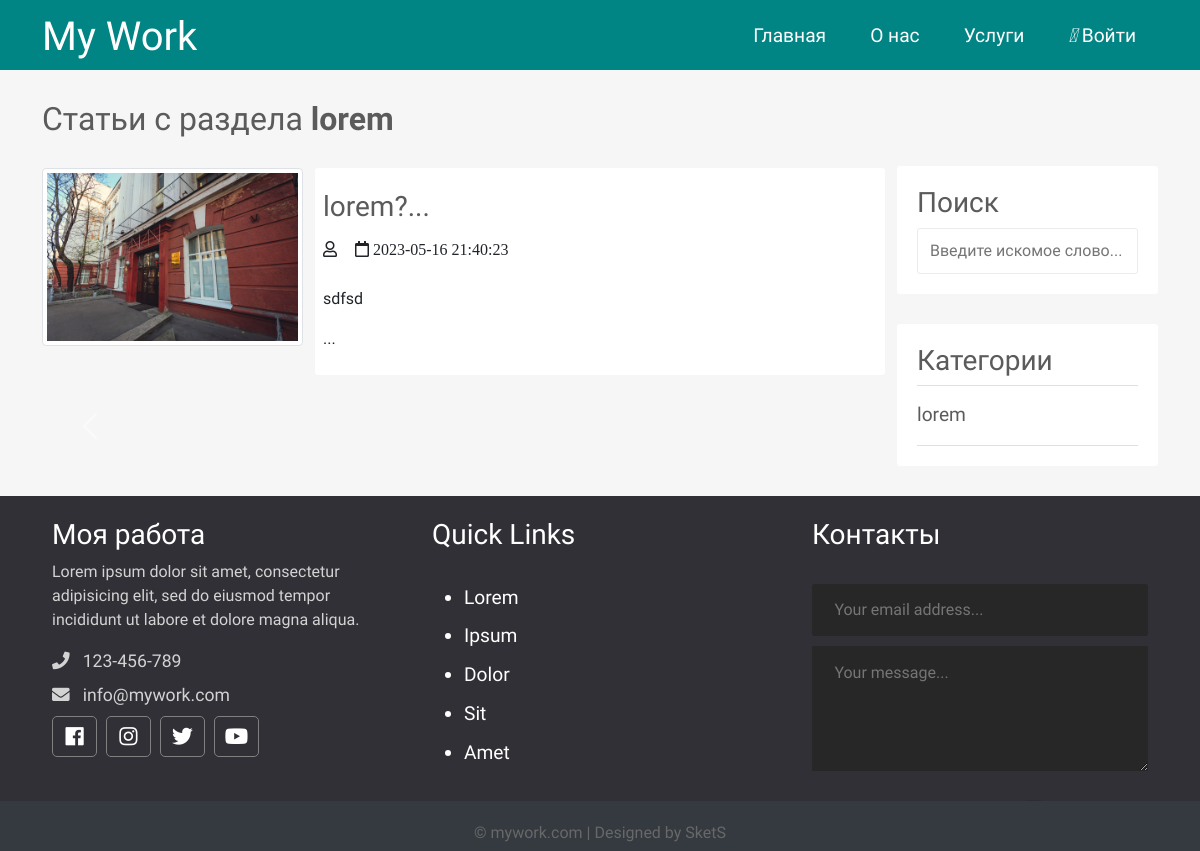
Screenshot of /category.php?id=15 with the database file from the repository.
### tables this page shows
CREATE TABLE `topics` (
  `id` int(12) NOT NULL,
  `name` varchar(121) NOT NULL,
  `description` text NOT NULL
);

CREATE TABLE `posts` (
  `id` int(12) NOT NULL,
  `id_user` int(12) NOT NULL,
  `title` varchar(255) NOT NULL,
  `img` varchar(255) NOT NULL,
  `content` text NOT NULL,
  `status` tinyint(4) NOT NULL,
  `id_topic` int(12) DEFAULT NULL,
  `created_date` datetime NOT NULL DEFAULT CURRENT_TIMESTAMP
);

### app/database/db.php (called while the page is built, shortened)
<?php
require 'connect.php';
function dbCheckError($query){
    $errInfo = $query->errorInfo();
    return true;
}
function selectAll($table, $params = []){
    global $pdo;
    $sql = "SELECT * FROM $table";
    if(!empty($params)){
        $i = 0;
        foreach ($params as $key => $value){
            if ($i === 0){
                $sql = $sql . " WHERE $key=$value";
            }else{
                $sql = $sql . " AND $key=$value";
            }
            $i++;
        }
    }
    $query = $pdo->prepare($sql);
    $query->execute();
    return $query->fetchAll();
}
function selectOne($table, $params = []){
    global $pdo;
    $sql = "SELECT * FROM $table";
    if(!empty($params)){
        $i = 0;
        foreach ($params as $key => $value){
            if ($i === 0){
                $sql = $sql . " WHERE $key=$value";
            }else{
                $sql = $sql . " AND $key=$value";
            }
            $i++;
        }
    }
    $query = $pdo->prepare($sql);
    $query->execute();
    return $query->fetch();
}

### app/controllers/topics.php (called while the page is built, shortened)
<?php
include SITE_ROOT . "/app/database/db.php";
$topics = selectAll('topics');

### category.php (the view, shortened to what this page needs)
<?php
    include "app/controllers/topics.php";
    $posts = selectAll('posts', ['id_topic' => $_GET['id']]);
    $category = selectOne('topics', ['id' => $_GET['id']]);
?>
<!doctype html>
<html lang="en">
<head>
    <link href="https://cdn.jsdelivr.net/npm/bootstrap@5.0.0-beta2/dist/css/bootstrap.min.css" rel="stylesheet">
    <link rel="stylesheet" href="https://use.fontawesome.com/releases/v5.7.2/css/all.css"
>
    <link rel="stylesheet" href="assets/css/style.css">
</head>
<body>
<?php include("app/include/header.php"); ?>
        <button class="carousel-control-prev" type="button" data-bs-target="#carouselExampleCaptions"  data-bs-slide="prev">
            <span class="carousel-control-prev-icon" aria-hidden="true"></span>
        </button>
        <button class="carousel-control-next" type="button" data-bs-target="#carouselExampleCaptions"  data-bs-slide="next">
            <span class="carousel-control-next-icon" aria-hidden="true"></span>
        </button>
<div class="container">
    <div class="content row">
        <div class="main-content col-md-9 col-12">
            <h2>Статьи с раздела <strong><?=$category['name']; ?></strong></h2>
            <?php foreach ($posts as $post): ?>
                <div class="post row">
                    <div class="img col-12 col-md-4">
                        <img src="<?=BASE_URL . 'assets/images/posts/' . $post['img'] ?>" alt="<?=$post['title']?>" class="img-thumbnail">
                    </div>
                    <div class="post_text col-12 col-md-8">
                        <h3>
                            <a href="<?=BASE_URL . 'single.php?post=' . $post['id'];?>"><?=substr($post['title'], 0, 80) . '...'  ?></a>
                        </h3>
                        <i class="far fa-user"> <?=$post['username'];?></i>
                        <i class="far fa-calendar"> <?=$post['created_date'];?></i>
                        <p class="preview-text">
                            <?=mb_substr($post['content'], 0, 55, 'UTF-8'). '...'  ?>
                        </p>
                    </div>
                </div>
            <?php endforeach; ?>
        </div>
        <div class="sidebar col-md-3 col-12">
            <div class="section search">
                <h3>Поиск</h3>
                <form action="search.php" method="post">
                    <input type="text" name="search-term" class="text-input" placeholder="Введите искомое слово...">
                </form>
            </div>
            <div class="section topics">
                <h3>Категории</h3>
                <ul>
                    <?php foreach ($topics as $key => $topic): ?>
                    <li>
                        <a href="<?=BASE_URL . 'category.php?id=' . $topic['id']; ?>"><?=$topic['name']; ?></a>
                    </li>
                    <?php endforeach; ?>
                </ul>
            </div>
        </div>
    </div>
</div>
<?php include("app/include/footer.php"); ?>
</body>
</html>

### assets/css/style.css (style rules this page uses)
* { font-family: 'Comfortaa', cursive; }
html, h1, h2, h3, h4, h5, h6 { color: #5c5b5b; }
body { background: #f6f6f6; }
a { text-decoration: none; color: inherit; }
input { padding: 10px 12px; display: block; width: 100%; border-radius: 3px; border: 1px solid #ececec; line-height: 1.5rem; color: #444444; font-size: 1rem; }
.main-content h2 { margin: 30px 0; }
.main-content .post { margin-bottom: 30px; }
.main-content .post_text { background: #ffffff; padding: 8px; border-radius: 3px; }
.main-content .post_text h3 { margin: 14px 0; }
.main-content .post_text i { margin: 0px 14px 14px 0; }
.search { margin-top: 96px; }
.sidebar .section { background: #ffffff; padding: 20px; border-radius: 3px; margin-bottom: 30px; }
.sidebar .topics ul { margin: 0px; padding: 0px; list-style: none; border-top: 1px solid #e0e0e0; }
.sidebar .topics ul li a { display: block; padding: 15px 0px 15px 0px; border-bottom: 1px solid #e0e0e0; transition: all 0.3s; text-decoration: none; font-weight: 500; color: #5c5b5b; font-size: 1.2em; }

### rows the page displays
topics: name "lorem"
posts: img (picture), title "lorem?", created_date "2023-05-16 21:40:23", content "sdfsd"
